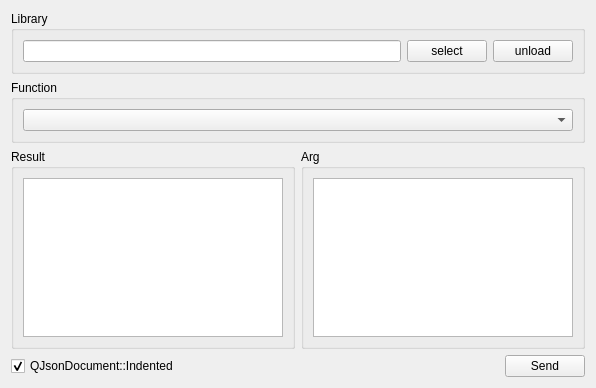
<?xml version="1.0" encoding="UTF-8"?>
<ui version="4.0">
 <class>TabApi_c</class>
 <widget class="QWidget" name="TabApi_c">
  <property name="geometry">
   <rect>
    <x>0</x>
    <y>0</y>
    <width>596</width>
    <height>388</height>
   </rect>
  </property>
  <property name="windowTitle">
   <string>Form</string>
  </property>
  <layout class="QVBoxLayout" name="verticalLayout">
   <item>
    <widget class="QGroupBox" name="groupBox_4">
     <property name="title">
      <string>Library</string>
     </property>
     <layout class="QHBoxLayout" name="horizontalLayout_3">
      <item>
       <widget class="QLineEdit" name="lineEdit_library_fileName"/>
      </item>
      <item>
       <widget class="QPushButton" name="pushButton_select">
        <property name="text">
         <string>select</string>
        </property>
       </widget>
      </item>
      <item>
       <widget class="QPushButton" name="pushButton_unload">
        <property name="text">
         <string>unload</string>
        </property>
       </widget>
      </item>
     </layout>
    </widget>
   </item>
   <item>
    <widget class="QGroupBox" name="groupBox_3">
     <property name="title">
      <string>Function</string>
     </property>
     <layout class="QVBoxLayout" name="verticalLayout_4">
      <item>
       <widget class="QComboBox" name="comboBox"/>
      </item>
     </layout>
    </widget>
   </item>
   <item>
    <layout class="QHBoxLayout" name="horizontalLayout_2">
     <item>
      <widget class="QGroupBox" name="groupBox">
       <property name="title">
        <string>Result</string>
       </property>
       <layout class="QVBoxLayout" name="verticalLayout_2">
        <item>
         <widget class="QTextEdit" name="textEdit_ret">
          <property name="acceptRichText">
           <bool>false</bool>
          </property>
         </widget>
        </item>
       </layout>
      </widget>
     </item>
     <item>
      <widget class="QGroupBox" name="groupBox_2">
       <property name="title">
        <string>Arg</string>
       </property>
       <layout class="QVBoxLayout" name="verticalLayout_3">
        <item>
         <widget class="QTextEdit" name="textEdit_arg">
          <property name="acceptRichText">
           <bool>false</bool>
          </property>
         </widget>
        </item>
       </layout>
      </widget>
     </item>
    </layout>
   </item>
   <item>
    <layout class="QHBoxLayout" name="horizontalLayout">
     <item>
      <widget class="QCheckBox" name="checkBox">
       <property name="text">
        <string>QJsonDocument::Indented</string>
       </property>
       <property name="checked">
        <bool>true</bool>
       </property>
      </widget>
     </item>
     <item>
      <spacer name="horizontalSpacer">
       <property name="orientation">
        <enum>Qt::Horizontal</enum>
       </property>
       <property name="sizeHint" stdset="0">
        <size>
         <width>40</width>
         <height>20</height>
        </size>
       </property>
      </spacer>
     </item>
     <item>
      <widget class="QPushButton" name="pushButton_send">
       <property name="text">
        <string>Send</string>
       </property>
      </widget>
     </item>
    </layout>
   </item>
  </layout>
 </widget>
 <resources/>
 <connections/>
</ui>
